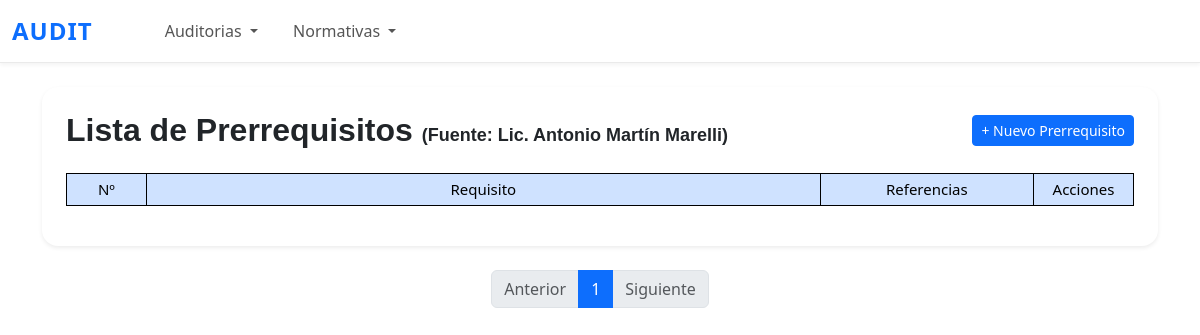
/ppr/lista/, run on an earlier commit of the app's database.
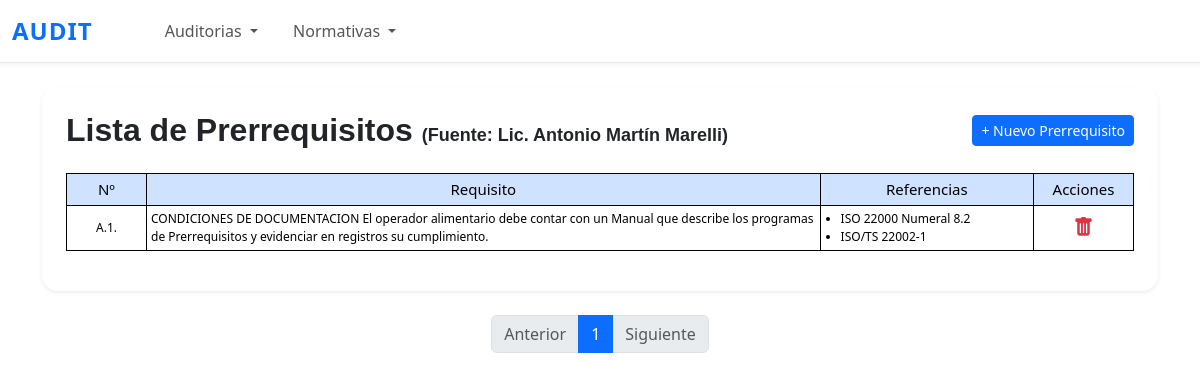
And on a later commit of the database.
### questions/models.py (models this page shows, shortened)
class Ppr(models.Model):
    numero = models.CharField(max_length=5)
    requisito = models.TextField(blank=True, null=True)
    estado = models.BooleanField(default=True)

class Referencia(models.Model):
    prr = models.ForeignKey(Ppr, related_name='referencias', on_delete=models.CASCADE)
    texto = models.CharField(max_length=255)

### questions/views.py (the view)
# urls.py: path('ppr/lista/', lista_ppr, name='lista_ppr'),
def lista_ppr(request):
    pprs = Ppr.objects.prefetch_related('referencias').all().order_by('numero')
    paginator = Paginator(pprs, 5)  # 5 registros por página
    page_number = request.GET.get('page')
    page_obj = paginator.get_page(page_number)
    context = {
        'page_obj': page_obj,
    }
    return render(request, 'questions/lista_ppr.html', context)

### questions/templates/questions/lista_ppr.html (shortened to what this page needs)
{% extends 'questions/base.html' %}
{% load static %}
{% block content %}
<div class="container py-4">
    <div class="bg-white p-4 rounded-4 shadow-sm">
        <div class="d-flex flex-wrap justify-content-between align-items-center mb-4">
            <h2 class="mb-0" style="font-family: 'Montserrat', sans-serif; font-weight: 600;">
                Lista de Prerrequisitos <span style="font-size: 18px; font-family: Arial, Helvetica, sans-serif;">(Fuente: Lic. Antonio Martín Marelli)</span>
            </h2>
            <a href="{% url 'crear_ppr' %}" class="btn btn-primary btn-sm">
                + Nuevo Prerrequisito
            </a>
        </div>
        <div class="table-responsive">
            <table class="table table-bordered table-hover align-middle table-sm small">
                <thead class="table-primary text-center">
                    <tr>
                        <th style="width: 80px;">Nº</th>
                        <th>Requisito</th>
                        <th style="width: 20%">Referencias</th>
                        <th style="width: 100px;">Acciones</th>
                    </tr>
                </thead>
                <tbody>
                    {% for ppr in page_obj %}
                    <tr>
                        <td class="text-center">{{ ppr.numero }}</td>
                        <td>{{ ppr.requisito }}</td>
                        <td>
                            <ul class="mb-0 ps-3">
                                {% for ref in ppr.referencias.all %}
                                    <li>{{ ref.texto }}</li>
                                {% empty %}
                                    <li><em>Sin referencias</em></li>
                                {% endfor %}
                            </ul>
                        </td>
                        <td class="text-center">
                            <a href="#" class="text-danger" title="Eliminar" data-bs-toggle="modal" data-bs-target="#modalEliminar{{ ppr.pk }}">
                                <i class="bi bi-trash-fill fs-5"></i>
                            </a>
                        </td>
                    </tr>
                    {% endfor %}
                </tbody>
            </table>
        </div>
    </div>
</div>
<nav aria-label="Page navigation">
    <ul class="pagination justify-content-center">
      {% if page_obj.has_previous %}
        <li class="page-item">
          <a class="page-link" href="?page={{ page_obj.previous_page_number }}">Anterior</a>
        </li>
      {% else %}
        <li class="page-item disabled">
          <span class="page-link">Anterior</span>
        </li>
      {% endif %}
      {% for num in page_obj.paginator.page_range %}
        {% if page_obj.number == num %}
          <li class="page-item active">
            <span class="page-link">{{ num }}</span>
          </li>
        {% else %}
          <li class="page-item">
            <a class="page-link" href="?page={{ num }}">{{ num }}</a>
          </li>
        {% endif %}
      {% endfor %}
      {% if page_obj.has_next %}
        <li class="page-item">
          <a class="page-link" href="?page={{ page_obj.next_page_number }}">Siguiente</a>
        </li>
      {% else %}
        <li class="page-item disabled">
          <span class="page-link">Siguiente</span>
        </li>
      {% endif %}
    </ul>
  </nav>
{% endblock %}

What changed in the data, as far as the page shows it:
added Ppr: numero "A.1.", requisito "CONDICIONES DE DOCUMENTACION El operador alimentario debe contar con un Manual que describe los programas de Prerrequisitos y evidenciar en registros su cumplimiento."
added Referencia: texto "ISO 22000 Numeral 8.2"
added Referencia: texto "ISO/TS 22002-1"
